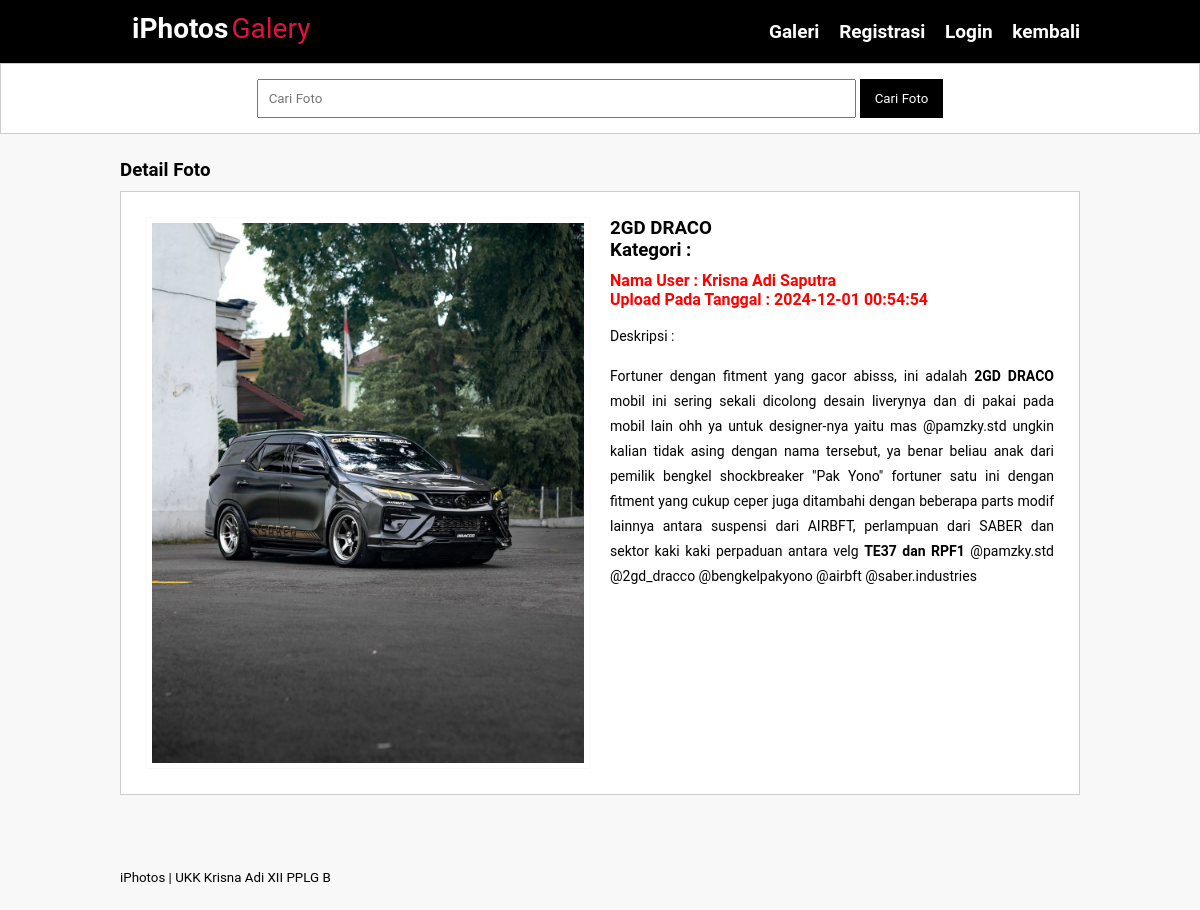
Page /detail-image.php?id=44 on the committed database.
### tables this page shows
CREATE TABLE `tb_image` (
  `image_id` int(11) NOT NULL,
  `category_id` int(11) NOT NULL,
  `category_name` varchar(100) NOT NULL,
  `admin_id` int(11) NOT NULL,
  `admin_name` varchar(100) NOT NULL,
  `image_name` varchar(100) NOT NULL,
  `image_description` text NOT NULL,
  `image` varchar(100) NOT NULL,
  `image_status` tinyint(1) NOT NULL,
  `date_created` timestamp NOT NULL DEFAULT current_timestamp() ON UPDATE current_timestamp()
);

### detail-image.php (the view, shortened to what this page needs)
<?php
    include 'db.php';
	$produk = mysqli_query($conn, "SELECT * FROM tb_image WHERE image_id = '".$_GET['id']."' ");
	$p = mysqli_fetch_object($produk);
?>
<!DOCTYPE html PUBLIC "-//W3C//DTD XHTML 1.0 Transitional//EN" "http://www.w3.org/TR/xhtml1/DTD/xhtml1-transitional.dtd">
<html xmlns="http://www.w3.org/1999/xhtml">
<head>
<link rel="stylesheet" type="text/css" href="css/style1.css">
</head>
<body>
    <header>
        <div class="container">
        <ul>
            <li><a href="galeri.php">Galeri</a></li>
           <li><a href="registrasi.php">Registrasi</a></li>
           <li><a href="login.php">Login</a></li>
           <li><a href="index.php">kembali</a></li>
        </ul>
        <div class="brand">
        <div class="firstname">iPhotos</div>
        <div class="lastname">Galery</div>
        </div>
        </div>
    </header>
    <div class="search">
        <div class="container">
            <form action="galeri.php">
                <input type="text" name="search" placeholder="Cari Foto" value="<?php echo $_GET['search'] ?>" />
                <input type="submit" name="cari" value="Cari Foto" />
            </form>
        </div>
    </div>
    <div class="section">
        <div class="container">
             <h3>Detail Foto</h3>
            <div class="box">
                <div class="col-2">
                   <img src="foto/<?php echo $p->image ?>" width="100%" />
                </div>
                <div class="col-2">
                   <h3><?php echo $p->image_name ?><br />Kategori : <?php echo $p->category_name  ?></h3>
                   <h4>Nama User : <?php echo $p->admin_name ?><br />
                   Upload Pada Tanggal : <?php echo $p->date_created  ?></h4>
                   <p>Deskripsi :<br />
                        <?php echo $p->image_description ?>
                   </p>
                </div>
            </div>
        </div>
    </div>
    <footer>
        <div class="container">
            <small>iPhotos | UKK Krisna Adi XII PPLG B</small>
        </div>
    </footer>
</body>
</html>

### css/style1.css (style rules this page uses)
* { padding:0; margin:0; font-family: roboto, sans-serif; }
body { background-color:#f8f8f8; }
a { color: inherit; text-decoration:none; }
header { background-color: #000000; color: #fff; justify-content: center; align-items: center; }
header ul { float:right; font-weight: 600; font-size: 19px; }
header ul li { display:inline-block; }
header ul li a { padding:20px 0 20px 15px; display: inline-block; }
footer { padding:25px 0; }
.container { width: 80%; margin: 0 auto; justify-content: space-between; }
.brand { display: flex; font-size: 28px; padding: 12px; gap: 0.2rem; }
.firstname { display: flex; font-weight: bold; }
.lastname { display: flex; color: crimson; }
.container:after { content:''; display: block; clear:both; }
.section { padding:25px 0; }
.box { background-color: #fff; border:1px solid #ccc; padding:15px; box-sizing: border-box; margin:10px 0 25px 0; }
.box:after { content: ''; display: block; clear: both; }
.search { padding:15px 0; background-color: #fff; border:1px solid #ccc; text-align: center; }
.search input[type=text] { width: 60%; padding:10px; }
.search input[type=submit] { padding:12px 15px; background-color: #000000; color: #fff; border:none; cursor:pointer; }
.col-2 { width: 50%; min-height: 200px; padding:10px; box-sizing: border-box; float: left; }
.col-2 img { border:1px solid #f9f9f9; padding:5px; box-sizing: border-box; }
.col-2 h3 { margin-bottom: 10px; }
.col-2 h4 { color: #ff0000; }
.col-2 p { margin:15px 0; text-align: justify; line-height: 25px; font-size: 14px; }

### rows in the picture
tb_image: image (picture), image_name "2GD DRACO", admin_name "Krisna Adi Saputra", date_created "2024-12-01 00:54:54", image_description "Fortuner dengan fitment yang gacor abisss, ini adalah 2GD DRACO mobil ini sering sekali dicolong desain liverynya dan di pakai pada mobil lain ohh ya untuk designer-nya yaitu mas @pamzky.std ungkin kalian tidak asing dengan nama tersebut, ya benar beliau anak dari pemilik bengkel shockbreaker \"Pak Yono\" fortuner satu ini dengan fitment yang cukup ceper juga ditambahi dengan beberapa parts modif lainnya antara suspensi dari AIRBFT, perlampuan dari SABER dan sektor kaki kaki perpaduan antara velg TE37 dan RPF1 @pamzky.std @2gd_dracco @bengkelpakyono @airbft @saber.industries"
